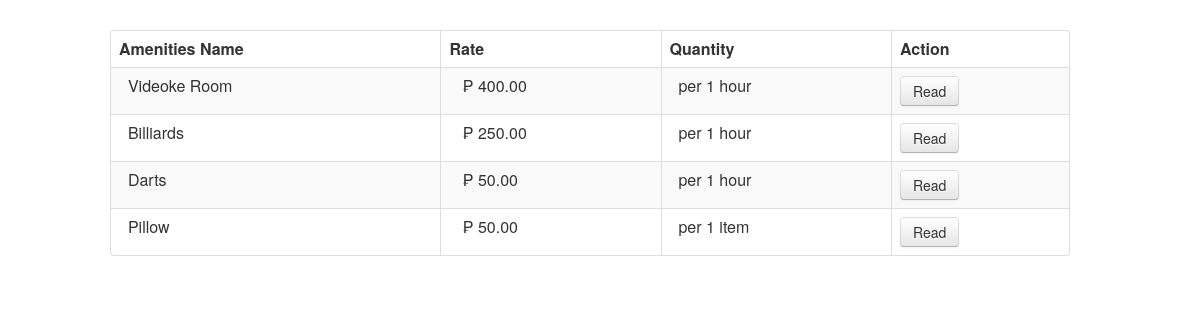
Page /function/index-amenities-etc.php on the committed database.
### tables this page shows
CREATE TABLE IF NOT EXISTS `amenities` (
  `id` int(11) NOT NULL,
  `amenityName` varchar(30) NOT NULL,
  `amenityRate` int(11) NOT NULL,
  `description` varchar(255) NOT NULL,
  `quantity` int(11) NOT NULL
);

### function/index-amenities-etc.php (the view, shortened to what this page needs)
    <link   href="css/bootstrap.min.css" rel="stylesheet">
    <div class="container">
            <div class="row">
              <div class="table-responsive">
                <table class="table table-striped table-bordered">
                      <thead>
                        <tr>
                          <th>Amenities Name</th>
                          <th>Rate</th>
                          <th>Quantity</th>
                          <th>Action</th>
                        </tr>
                      </thead>
                      <tbody>
                      <?php
                       $qry = mysql_query("SELECT * FROM amenities ORDER BY id ASC");
                       while($row = mysql_fetch_array($qry)) {
                                echo '<tr>';
                  echo '<td>'. '&nbsp;&nbsp;'. $row['amenityName'] . '</td>';
                  echo '<td>'. '&nbsp;&nbsp; &#x20b1; ' . number_format($row['amenityRate'],2) . '</td>';
                  echo '<td>'. '&nbsp;&nbsp;per ' . $row['quantity'] . ' ' . $row['description'].'</td>';
                  echo '<td>';
                  echo '<a class="btn" href="read-amenities.php?id='.$row['id'].'">Read</a>';
                  echo '</td>';
                  echo '</tr>';
                       }
                      ?>
                      </tbody>
                </table>
      </div>
        </div>
    </div>
  </body>
</html>

### rows in the picture
amenities: amenityName "Videoke Room", amenityRate "400.00", quantity "1", description "hour"
amenities: amenityName "Billiards", amenityRate "250.00", quantity "1", description "hour"
amenities: amenityName "Darts", amenityRate "50.00", quantity "1", description "hour"
amenities: amenityName "Pillow", amenityRate "50.00", quantity "1", description "item"
